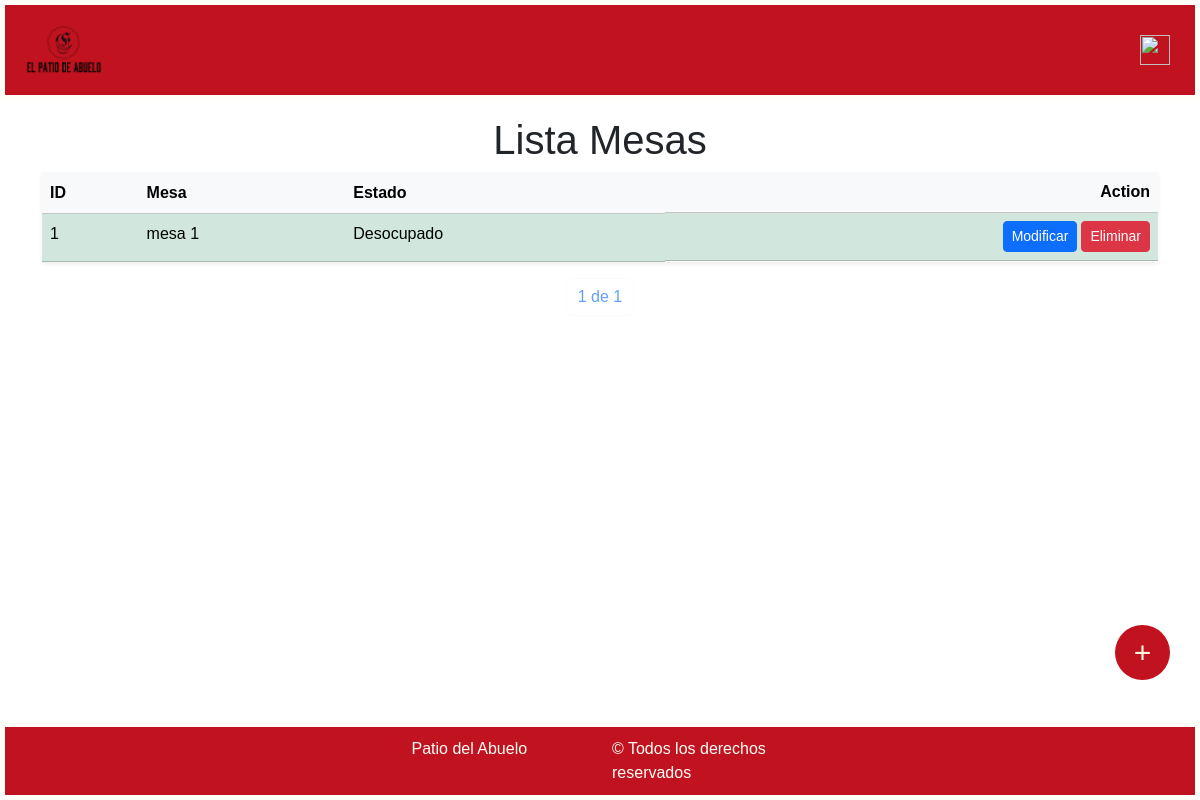
The page /mesas/ (signed in) on the database as committed earlier.
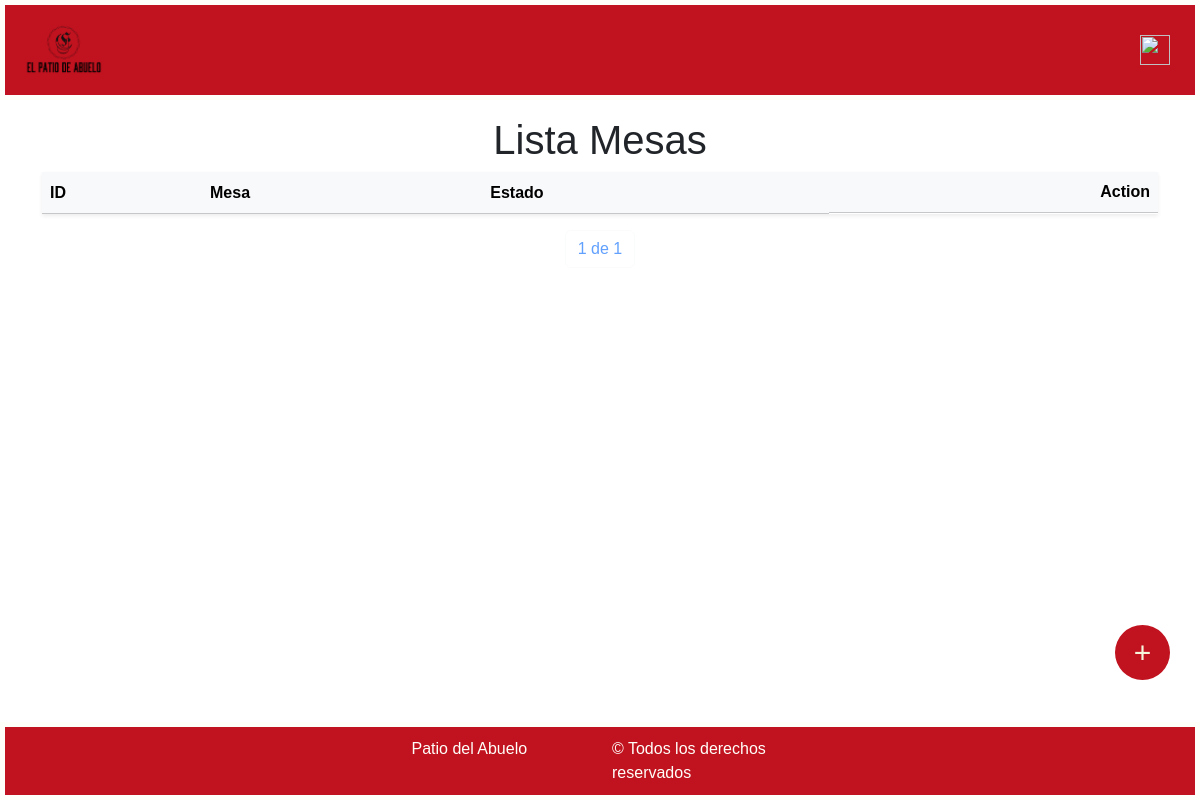
The same page on the database as committed later.
### miAplicacion/models.py (models this page shows, shortened)
class Mesa(models.Model):
    nombre = models.CharField(max_length=120)
    estado = models.BooleanField(default=False, null=True, blank=True)

### miAplicacion/views.py (the view)
# urls.py: path("mesas/", login_required(views.listaMesas.as_view()), name="listaMesas"),
class listaMesas(ListView):
    model = Mesa
    template_name = "./listas/listaMesas.html"
    context_object_name = 'mesa'
    paginate_by = 2

### patioAbuelo/templates/listas/listaMesas.html (shortened to what this page needs)
{% extends "base.html" %}
{% block content %}
<h1 style="text-align: center;" class="mt-3">Lista Mesas</h1>
<table class="table table-light shadow-sm table-responsive">
    <thead class="bg-light">
        <tr>
            <th scope="col">ID</th>
            <th scope="col">Mesa</th>
            <th scope="col">Estado</th>
            <th scope="col" class="d-flex justify-content-end">Action</th>
        </tr>
    </thead>
    <tbody>
        {% for b in page_obj %}
            <tr class="{% if b.estado == False %}table-success{% endif %}">
                <td>{{ b.id }}</td>
                <td>{{ b.nombre }}</td>
                <td>{% if b.estado == False %}Desocupado{% else %}Ocupado{% endif %}</td>
                <td class="d-flex justify-content-end gap-1">
                    <button class="btn btn-sm btn-primary">
                        <a href="{% url 'mesaModif' b.id %}" class="text-white text-decoration-none">Modificar</a>
                    </button>
                    <button class="btn btn-sm btn-danger">
                        <a href="{% url 'mesaBorrar' b.id %}" class="text-white text-decoration-none">Eliminar</a>
                    </button>
                </td>
            </tr>
        {% endfor %}
    </tbody>
</table>
<div class="pagination justify-content-center">
    <span class="current-page btn btn-outline-light disabled text-primary mb-3">
        {{ page_obj.number }} de {{ page_obj.paginator.num_pages }}
    </span>
</div>
<a href="{% url 'mesaNueva' %}" class="customButton">+</a>
{% endblock %}

Rows that differ between the two databases and show on the page:
removed Mesa: id "1", nombre "mesa 1", estado "Desocupado"
